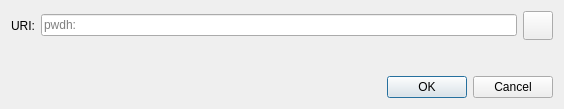
<?xml version="1.0" encoding="UTF-8"?>
<ui version="4.0">
 <class>OpenURIDialog</class>
 <widget class="QDialog" name="OpenURIDialog">
  <property name="geometry">
   <rect>
    <x>0</x>
    <y>0</y>
    <width>564</width>
    <height>109</height>
   </rect>
  </property>
  <property name="windowTitle">
   <string>Open pwdh URI</string>
  </property>
  <layout class="QVBoxLayout" name="verticalLayout">
   <item>
    <layout class="QHBoxLayout" name="horizontalLayout">
     <item>
      <widget class="QLabel" name="label">
       <property name="text">
        <string>URI:</string>
       </property>
      </widget>
     </item>
     <item>
      <widget class="QValidatedLineEdit" name="uriEdit">
       <property name="placeholderText">
        <string notr="true">pwdh:</string>
       </property>
      </widget>
     </item>
     <item>
      <widget class="QToolButton" name="pasteButton">
       <property name="toolTip">
        <string extracomment="Tooltip text for button that allows you to paste an address that is in your clipboard.">Paste address from clipboard</string>
       </property>
       <property name="text">
        <string/>
       </property>
       <property name="icon">
        <iconset resource="../pwdh.qrc">
         <normaloff>:/icons/editpaste</normaloff>:/icons/editpaste
        </iconset>
       </property>
       <property name="iconSize">
        <size>
         <width>22</width>
         <height>22</height>
        </size>
       </property>
      </widget>
     </item>
    </layout>
   </item>
   <item>
    <spacer name="verticalSpacer">
     <property name="orientation">
      <enum>Qt::Vertical</enum>
     </property>
     <property name="sizeHint" stdset="0">
      <size>
       <width>20</width>
       <height>40</height>
      </size>
     </property>
    </spacer>
   </item>
   <item>
    <widget class="QDialogButtonBox" name="buttonBox">
     <property name="orientation">
      <enum>Qt::Horizontal</enum>
     </property>
     <property name="standardButtons">
      <set>QDialogButtonBox::Cancel|QDialogButtonBox::Ok</set>
     </property>
    </widget>
   </item>
  </layout>
 </widget>
 <customwidgets>
  <customwidget>
   <class>QValidatedLineEdit</class>
   <extends>QLineEdit</extends>
   <header>qt/qvalidatedlineedit.h</header>
  </customwidget>
 </customwidgets>
 <resources/>
 <connections>
  <connection>
   <sender>buttonBox</sender>
   <signal>accepted()</signal>
   <receiver>OpenURIDialog</receiver>
   <slot>accept()</slot>
   <hints>
    <hint type="sourcelabel">
     <x>248</x>
     <y>254</y>
    </hint>
    <hint type="destinationlabel">
     <x>157</x>
     <y>274</y>
    </hint>
   </hints>
  </connection>
  <connection>
   <sender>buttonBox</sender>
   <signal>rejected()</signal>
   <receiver>OpenURIDialog</receiver>
   <slot>reject()</slot>
   <hints>
    <hint type="sourcelabel">
     <x>316</x>
     <y>260</y>
    </hint>
    <hint type="destinationlabel">
     <x>286</x>
     <y>274</y>
    </hint>
   </hints>
  </connection>
 </connections>
</ui>
